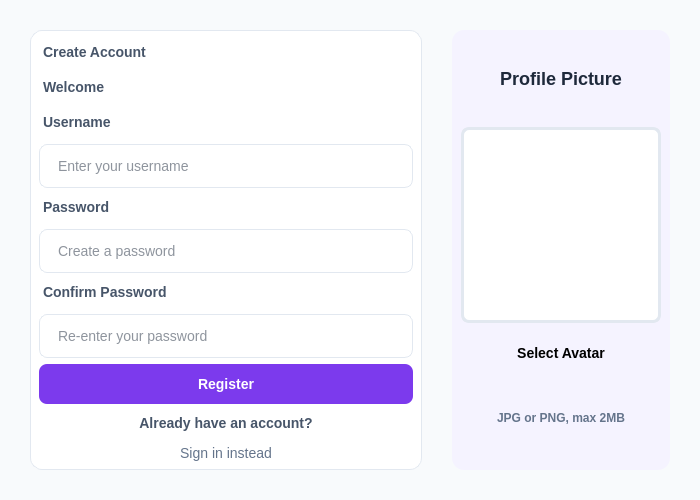
<?xml version="1.0" encoding="UTF-8"?>
<ui version="4.0">
 <class>RegisterDialog</class>
 <widget class="QDialog" name="RegisterDialog">
  <property name="geometry">
   <rect>
    <x>0</x>
    <y>0</y>
    <width>700</width>
    <height>500</height>
   </rect>
  </property>
  <property name="minimumSize">
   <size>
    <width>700</width>
    <height>500</height>
   </size>
  </property>
  <property name="focusPolicy">
   <enum>Qt::StrongFocus</enum>
  </property>
  <property name="windowTitle">
   <string>Create Account</string>
  </property>
  <property name="styleSheet">
   <string notr="true">
    /* Base styles */
    QDialog {
     background: #f8fafc;
     font-family: 'Segoe UI', Arial, sans-serif;
    }
    
    /* Text styles */
    QLabel {
     color: #475569;
     font-size: 14px;
     font-weight: 500;
     margin-bottom: 4px;
    }
    
    #headerLabel {
     font-size: 28px;
     font-weight: 700;
     margin-bottom: 10px;
     color: #1e293b;
    }
    
    #subtitleLabel {
     font-size: 14px;
     color: #64748b;
     margin-bottom: 30px;
    }
    
    /* Input fields */
    QLineEdit {
     background: white;
     border: 1px solid #e2e8f0;
     border-radius: 8px;
     padding: 12px 16px;
     font-size: 14px;
     color: #1e293b;
     min-width: 250px;
    }
    
    QLineEdit:focus {
     border: 1px solid #7c3aed;
     outline: none;
    }
    
    QLineEdit[error=&quot;true&quot;] {
     border: 1px solid #ef4444;
    }
    
    /* Buttons */
    QPushButton {
     border: none;
     border-radius: 8px;
     padding: 12px 24px;
     font-size: 14px;
     font-weight: 600;
    }
    
    #btn_register {
     background: #7c3aed;
     color: white;
     min-width: 250px;
    }
    
    #btn_register:hover {
     background: #6d28d9;
    }
    
    #btn_register:pressed {
     background: #5b21b6;
    }
    
    #btn_login {
     background: transparent;
     color: #64748b;
     font-weight: normal;
     text-decoration: none;
     min-width: auto;
     padding: 0;
    }
    
    #btn_login:hover {
     color: #7c3aed;
     text-decoration: underline;
    }
    
    #btn_selectAvatar {
     background: white;
     color: #7c3aed;
     border: 1px solid #7c3aed;
     margin-top: 10px;
    }
    
    #btn_selectAvatar:hover {
     background: #f5f3ff;
    }
    
    /* Avatar preview */
    #avatarPreview {
     border: 3px solid #e2e8f0;
     border-radius: 8px;
     background: white;
    }
    
    /* Error message */
    #errorLabel {
     color: #ef4444;
     font-size: 13px;
     margin-top: 4px;
    }
    
    /* Horizontal divider */
    #divider {
     background: #e2e8f0;
     min-height: 1px;
     max-height: 1px;
    }
    
    /* Form container */
    #formContainer {
     background: white;
     border-radius: 12px;
     padding: 30px;
     border: 1px solid #e2e8f0;
    }
    
    /* Right panel */
    #rightPanel {
     background: #f5f3ff;
     border-radius: 12px;
     padding: 30px;
    }
   </string>
  </property>
  <layout class="QHBoxLayout" name="horizontalLayout">
   <property name="spacing">
    <number>30</number>
   </property>
   <property name="leftMargin">
    <number>30</number>
   </property>
   <property name="topMargin">
    <number>30</number>
   </property>
   <property name="rightMargin">
    <number>30</number>
   </property>
   <property name="bottomMargin">
    <number>30</number>
   </property>
   <item>
    <widget class="QWidget" name="formContainer" native="true">
     <layout class="QVBoxLayout" name="verticalLayout">
      <item>
       <widget class="QLabel" name="label_header">
        <property name="text">
         <string>Create Account</string>
        </property>
       </widget>
      </item>
      <item>
       <widget class="QLabel" name="label_subtitle">
        <property name="text">
         <string>Welcome</string>
        </property>
       </widget>
      </item>
      <item>
       <widget class="QLabel" name="label_username">
        <property name="text">
         <string>Username</string>
        </property>
       </widget>
      </item>
      <item>
       <widget class="QLineEdit" name="lineedit_username">
        <property name="placeholderText">
         <string>Enter your username</string>
        </property>
       </widget>
      </item>
      <item>
       <widget class="QLabel" name="label_password">
        <property name="text">
         <string>Password</string>
        </property>
       </widget>
      </item>
      <item>
       <widget class="QLineEdit" name="lineedit_password">
        <property name="echoMode">
         <enum>QLineEdit::Password</enum>
        </property>
        <property name="placeholderText">
         <string>Create a password</string>
        </property>
       </widget>
      </item>
      <item>
       <widget class="QLabel" name="label_confirm_password">
        <property name="text">
         <string>Confirm Password</string>
        </property>
       </widget>
      </item>
      <item>
       <widget class="QLineEdit" name="lineedit_confirm_password">
        <property name="echoMode">
         <enum>QLineEdit::Password</enum>
        </property>
        <property name="placeholderText">
         <string>Re-enter your password</string>
        </property>
       </widget>
      </item>
      <item>
       <widget class="QPushButton" name="btn_register">
        <property name="minimumSize">
         <size>
          <width>298</width>
          <height>0</height>
         </size>
        </property>
        <property name="text">
         <string>Register</string>
        </property>
       </widget>
      </item>
      <item>
       <widget class="QLabel" name="label_login_prompt">
        <property name="text">
         <string>Already have an account?</string>
        </property>
        <property name="alignment">
         <set>Qt::AlignCenter</set>
        </property>
       </widget>
      </item>
      <item>
       <widget class="QPushButton" name="btn_login">
        <property name="text">
         <string>Sign in instead</string>
        </property>
       </widget>
      </item>
     </layout>
     <widget class="QLabel" name="errorLabel">
      <property name="geometry">
       <rect>
        <x>0</x>
        <y>0</y>
        <width>16</width>
        <height>24</height>
       </rect>
      </property>
      <property name="visible">
       <bool>false</bool>
      </property>
      <property name="text">
       <string/>
      </property>
     </widget>
    </widget>
   </item>
   <item>
    <widget class="QWidget" name="rightPanel" native="true">
     <layout class="QVBoxLayout" name="verticalLayout_2">
      <item>
       <widget class="QLabel" name="label_avatar">
        <property name="styleSheet">
         <string notr="true">font-size: 18px; font-weight: 600; color: #1e293b;</string>
        </property>
        <property name="text">
         <string>Profile Picture</string>
        </property>
        <property name="alignment">
         <set>Qt::AlignCenter</set>
        </property>
       </widget>
      </item>
      <item>
       <widget class="QLabel" name="avatarPreview">
        <property name="minimumSize">
         <size>
          <width>200</width>
          <height>200</height>
         </size>
        </property>
        <property name="maximumSize">
         <size>
          <width>200</width>
          <height>200</height>
         </size>
        </property>
        <property name="styleSheet">
         <string notr="true">qproperty-pixmap: url(:/icons/default-avatar.svg);</string>
        </property>
        <property name="alignment">
         <set>Qt::AlignCenter</set>
        </property>
       </widget>
      </item>
      <item>
       <widget class="QPushButton" name="btn_select_avatar">
        <property name="cursor">
         <cursorShape>PointingHandCursor</cursorShape>
        </property>
        <property name="text">
         <string>Select Avatar</string>
        </property>
       </widget>
      </item>
      <item>
       <widget class="QLabel" name="label_avatar_hint">
        <property name="styleSheet">
         <string notr="true">color: #64748b; font-size: 12px;</string>
        </property>
        <property name="text">
         <string>JPG or PNG, max 2MB</string>
        </property>
        <property name="alignment">
         <set>Qt::AlignCenter</set>
        </property>
       </widget>
      </item>
     </layout>
    </widget>
   </item>
  </layout>
 </widget>
 <resources>
  <include location="../../../../Resources/res.qrc"/>
 </resources>
 <connections/>
</ui>
